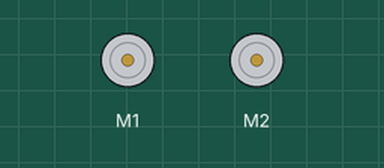
Bench run of a sketch on a simulated Arduino Uno, built with avr-gcc and run on an emulated ATmega328P. On the bench: 2 × DC motor (green arrow = forward, orange = backward, longer = faster).

Above: at 2.5 s.
At 9.4 s:
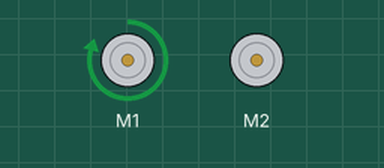
At 18.3 s:
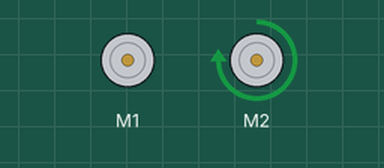
At 19.8 s:
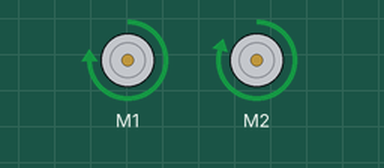
Timing chart, 0 to 30.9 s (numbered marks = the images above):
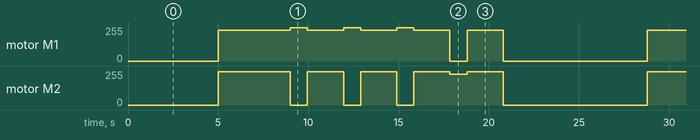

The sketch:

p_90.ino
```cpp
#include <AFMotor.h>

AF_DCMotor motor1(1, MOTOR12_64KHZ); // Right Motor
AF_DCMotor motor2(2, MOTOR12_64KHZ);//  Left Motor
void setup() {

  motor1.setSpeed(100);     // set the speed to 200/255
  motor2.setSpeed(100);     // the speeds can have range from 0 to 255
  //if we write the code in VOID SETUP the code will run one time only
}

void loop(){
  //if we write the code in VOID LOOP the code will run for 'n' number of times till you switch of the robot
  delay(5000);
  motor1.setSpeed(232);  //first straight
  motor2.setSpeed(250);  //change the speeds by trail and error method and make it go straight
  motor1.run(FORWARD);
  motor2.run(FORWARD);
  delay(4000);
  motor1.setSpeed(250);  //right turn
  motor2.setSpeed(232);
  motor1.run(FORWARD);
  motor2.run(RELEASE);
  delay(950);              //change the delay and see that it turns exactly 90degrees by trail and error method
  motor1.setSpeed(232);  //small straight
  motor2.setSpeed(250);
  motor1.run(FORWARD);
  motor2.run(FORWARD);
  delay(2000);
  motor1.setSpeed(250);  //right turn
  motor2.setSpeed(232);
  motor1.run(FORWARD);
  motor2.run(RELEASE);
  delay(950);
  motor1.setSpeed(232);  //small straight
  motor2.setSpeed(250);
  motor1.run(FORWARD);
  motor2.run(FORWARD);
  delay(2000);
  motor1.setSpeed(250);  //right turn
  motor2.setSpeed(232);
  motor1.run(FORWARD);
  motor2.run(RELEASE);
  delay(950);
  motor1.setSpeed(232);  //small straight
  motor2.setSpeed(250);
  motor1.run(FORWARD);
  motor2.run(FORWARD);
  delay(2000);
   motor1.setSpeed(250);  //left turn
  motor2.setSpeed(232);
  motor1.run(RELEASE);
  motor2.run(FORWARD);
  delay(950);
   motor1.setSpeed(232);  //small straight
  motor2.setSpeed(250);
  motor1.run(FORWARD);
  motor2.run(FORWARD);
  delay(2000);


  motor1.run(RELEASE); // stop
  motor2.run(RELEASE);
  delay(3000);


  }
```

Measured:
- by itself, motor M1: repeats every 23.8 s: 3 × (forward 250/255 0.95 s, forward 232/255 2.0 s), stopped 0.95 s, forward 232/255 2.0 s, stopped 8.0 s, forward 232/255 4.0 s
- by itself, motor M2: repeats every 23.8 s: 3 × (stopped 0.95 s, forward 250/255 2.0 s), forward 232/255 0.95 s, forward 250/255 2.0 s, stopped 8.0 s, forward 250/255 4.0 s
